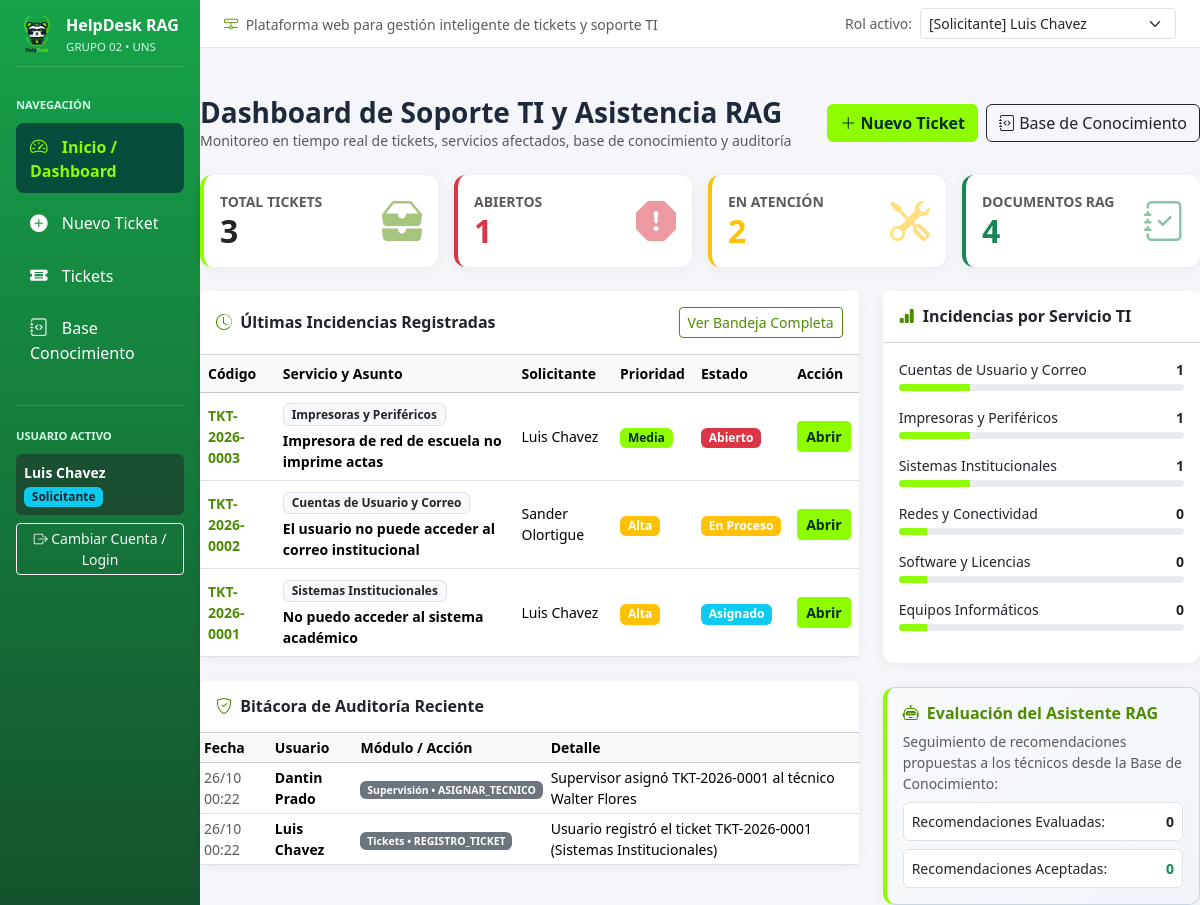
/index.php (signed in), run on the app's committed database.
### tables this page shows
CREATE TABLE usuarios (
    id_usuario INT AUTO_INCREMENT PRIMARY KEY,
    id_rol INT NOT NULL,
    codigo_institucional VARCHAR(20) NOT NULL UNIQUE,
    nombre_completo VARCHAR(120) NOT NULL,
    email VARCHAR(120) NOT NULL UNIQUE,
    password_hash VARCHAR(255) NOT NULL,
    dependencia_oficina VARCHAR(100) NOT NULL,
    especialidad_ti VARCHAR(100) NULL,
    activo TINYINT(1) NOT NULL DEFAULT 1,
    creado_en TIMESTAMP DEFAULT CURRENT_TIMESTAMP,
    CONSTRAINT fk_usuarios_rol FOREIGN KEY (id_rol) REFERENCES roles(id_rol)
        ON UPDATE CASCADE ON DELETE RESTRICT
);

CREATE TABLE roles (
    id_rol INT AUTO_INCREMENT PRIMARY KEY,
    nombre VARCHAR(50) NOT NULL UNIQUE,
    descripcion VARCHAR(200) NOT NULL
);

CREATE TABLE tickets (
    id_ticket INT AUTO_INCREMENT PRIMARY KEY,
    codigo_ticket VARCHAR(25) NOT NULL UNIQUE,
    id_solicitante INT NOT NULL,
    id_tecnico_asignado INT NULL,
    id_supervisor_asignador INT NULL,
    id_servicio INT NOT NULL,
    id_categoria INT NOT NULL,
    id_prioridad INT NOT NULL,
    id_estado INT NOT NULL DEFAULT 1,
    asunto VARCHAR(180) NOT NULL,
    descripcion TEXT NOT NULL,
    diagnostico_tecnico TEXT NULL,
    solucion_aplicada TEXT NULL,
    fecha_registro TIMESTAMP DEFAULT CURRENT_TIMESTAMP,
    fecha_asignacion DATETIME NULL,
    fecha_resolucion DATETIME NULL,
    CONSTRAINT fk_ticket_solicitante FOREIGN KEY (id_solicitante) REFERENCES usuarios(id_usuario),
    CONSTRAINT fk_ticket_tecnico FOREIGN KEY (id_tecnico_asignado) REFERENCES usuarios(id_usuario),
    CONSTRAINT fk_ticket_supervisor FOREIGN KEY (id_supervisor_asignador) REFERENCES usuarios(id_usuario),
    CONSTRAINT fk_ticket_servicio FOREIGN KEY (id_servicio) REFERENCES servicios(id_servicio),
    CONSTRAINT fk_ticket_categoria FOREIGN KEY (id_categoria) REFERENCES categorias(id_categoria),
    CONSTRAINT fk_ticket_prioridad FOREIGN KEY (id_prioridad) REFERENCES prioridades(id_prioridad),
    CONSTRAINT fk_ticket_estado FOREIGN KEY (id_estado) REFERENCES estados(id_estado)
);

CREATE TABLE servicios (
    id_servicio INT AUTO_INCREMENT PRIMARY KEY,
    codigo_servicio VARCHAR(20) NOT NULL UNIQUE,
    nombre VARCHAR(100) NOT NULL UNIQUE,
    descripcion VARCHAR(255) NOT NULL,
    activo TINYINT(1) NOT NULL DEFAULT 1
);

CREATE TABLE prioridades (
    id_prioridad INT AUTO_INCREMENT PRIMARY KEY,
    nombre VARCHAR(40) NOT NULL UNIQUE,
    nivel_orden INT NOT NULL,
    sla_horas INT NOT NULL DEFAULT 24,
    color_badge VARCHAR(30) NOT NULL DEFAULT 'secondary'
);

CREATE TABLE estados (
    id_estado INT AUTO_INCREMENT PRIMARY KEY,
    nombre VARCHAR(40) NOT NULL UNIQUE,
    descripcion VARCHAR(150) NOT NULL,
    es_cerrado TINYINT(1) NOT NULL DEFAULT 0,
    color_badge VARCHAR(30) NOT NULL DEFAULT 'primary'
);

CREATE TABLE auditoria (
    id_auditoria INT AUTO_INCREMENT PRIMARY KEY,
    id_usuario INT NULL,
    modulo VARCHAR(60) NOT NULL,
    accion VARCHAR(80) NOT NULL,
    descripcion_evento TEXT NOT NULL,
    ip_origen VARCHAR(45) NOT NULL DEFAULT '127.0.0.1',
    fecha_evento TIMESTAMP DEFAULT CURRENT_TIMESTAMP,
    CONSTRAINT fk_auditoria_usuario FOREIGN KEY (id_usuario) REFERENCES usuarios(id_usuario) ON DELETE SET NULL
);

### src/index.php (the view, shortened to what the rows shown need)
<?php
require_once __DIR__ . '/includes/header.php';
$kpis = $pdo->query("
    SELECT
        COUNT(*) AS total_tickets,
        SUM(CASE WHEN id_estado = 1 THEN 1 ELSE 0 END) AS abiertos,
        SUM(CASE WHEN id_estado IN (2, 3) THEN 1 ELSE 0 END) AS en_atencion,
        SUM(CASE WHEN id_estado IN (4, 5) THEN 1 ELSE 0 END) AS resueltos
    FROM tickets
")->fetch();
$totalKB = $pdo->query("SELECT COUNT(*) FROM base_conocimiento WHERE activo = 1")->fetchColumn();
$ultimosTickets = $pdo->query("
    SELECT t.id_ticket, t.codigo_ticket, t.asunto, t.fecha_registro,
           u.nombre_completo AS solicitante, s.nombre AS servicio,
           p.nombre AS prioridad, p.color_badge AS color_prio,
           e.nombre AS estado, e.color_badge AS color_est
    FROM tickets t
    INNER JOIN usuarios u ON t.id_solicitante = u.id_usuario
    INNER JOIN servicios s ON t.id_servicio = s.id_servicio
    INNER JOIN prioridades p ON t.id_prioridad = p.id_prioridad
    INNER JOIN estados e ON t.id_estado = e.id_estado
    ORDER BY t.id_ticket DESC LIMIT 5
")->fetchAll();
$ultimosLogs = $pdo->query("
    SELECT a.modulo, a.accion, a.descripcion_evento, a.fecha_evento, u.nombre_completo
    FROM auditoria a
    LEFT JOIN usuarios u ON a.id_usuario = u.id_usuario
    ORDER BY a.id_auditoria DESC LIMIT 5
")->fetchAll();
?>
<div class="row g-3 mb-4">
    <div class="col-md-3">
        <div class="card kpi-card p-3 border-start border-primary border-4">
            <div class="d-flex justify-content-between align-items-center">
                <div>
                    <h2 class="fw-bold mb-0"><?= intval($kpis['total_tickets']) ?></h2>
                </div>
            </div>
        </div>
    </div>
    <div class="col-md-3">
        <div class="card kpi-card p-3 border-start border-danger border-4">
            <div class="d-flex justify-content-between align-items-center">
                <div>
                    <h2 class="fw-bold text-danger mb-0"><?= intval($kpis['abiertos']) ?></h2>
                </div>
            </div>
        </div>
    </div>
    <div class="col-md-3">
        <div class="card kpi-card p-3 border-start border-warning border-4">
            <div class="d-flex justify-content-between align-items-center">
                <div>
                    <h2 class="fw-bold text-warning mb-0"><?= intval($kpis['en_atencion']) ?></h2>
                </div>
            </div>
        </div>
    </div>
    <div class="col-md-3">
        <div class="card kpi-card p-3 border-start border-success border-4">
            <div class="d-flex justify-content-between align-items-center">
                <div>
                    <h2 class="fw-bold text-success mb-0"><?= intval($totalKB) ?></h2>
                </div>
            </div>
        </div>
    </div>
</div>
<div class="row g-4">
    <div class="col-lg-8">
        <div class="card mb-4">
            <div class="table-responsive">
                <table class="table table-hover align-middle mb-0">
                    <thead class="table-light small">
                        <tr>
                            <th>Código</th>
                            <th>Servicio y Asunto</th>
                            <th>Solicitante</th>
                            <th>Prioridad</th>
                            <th>Estado</th>
                            <th>Acción</th>
                        </tr>
                    </thead>
                    <tbody>
                        <?php foreach ($ultimosTickets as $t): ?>
                        <tr>
                            <td class="fw-bold text-primary small"><?= htmlspecialchars($t['codigo_ticket']) ?></td>
                            <td>
                                <span class="badge bg-light text-dark border"><?= htmlspecialchars($t['servicio']) ?></span>
                                <div class="fw-semibold small mt-1"><?= htmlspecialchars($t['asunto']) ?></div>
                            </td>
                            <td class="small"><?= htmlspecialchars($t['solicitante']) ?></td>
                            <td><span class="badge bg-<?= htmlspecialchars($t['color_prio']) ?>"><?= htmlspecialchars($t['prioridad']) ?></span></td>
                            <td><span class="badge bg-<?= htmlspecialchars($t['color_est']) ?>"><?= htmlspecialchars($t['estado']) ?></span></td>
                            <td>
                                <a href="detalle_ticket.php?id=<?= $t['id_ticket'] ?>" class="btn btn-sm btn-primary">Abrir</a>
                            </td>
                        </tr>
                        <?php endforeach; ?>
                    </tbody>
                </table>
            </div>
        </div>
        <div class="card">
            <div class="table-responsive">
                <table class="table table-sm align-middle mb-0 small">
                    <thead class="table-light">
                        <tr>
                            <th>Fecha</th>
                            <th>Usuario</th>
                            <th>Módulo / Acción</th>
                            <th>Detalle</th>
                        </tr>
                    </thead>
                    <tbody>
                        <?php foreach ($ultimosLogs as $log): ?>
                        <tr>
                            <td class="text-muted"><?= date('d/m H:i', strtotime($log['fecha_evento'])) ?></td>
                            <td class="fw-semibold"><?= htmlspecialchars($log['nombre_completo'] ?? 'Sistema') ?></td>
                            <td><span class="badge bg-secondary"><?= htmlspecialchars($log['modulo']) ?> • <?= htmlspecialchars($log['accion']) ?></span></td>
                            <td><?= htmlspecialchars($log['descripcion_evento']) ?></td>
                        </tr>
                        <?php endforeach; ?>
                    </tbody>
                </table>
            </div>
        </div>
    </div>
</div>
<?php require_once __DIR__ . '/includes/footer.php'; ?>

### src/includes/header.php (shortened to what the rows shown need)
<?php
require_once __DIR__ . '/../config/db.php';
$usuarioActual = $_SESSION['usuario'];
$perfilesDemo  = $pdo->query("
    SELECT u.id_usuario, u.nombre_completo, r.nombre AS rol
    FROM usuarios u
    INNER JOIN roles r ON u.id_rol = r.id_rol
    ORDER BY u.id_rol
")->fetchAll();
?>
<!DOCTYPE html>
<html lang="es">
<head>
    <link href="https://cdn.jsdelivr.net/npm/bootstrap@5.3.2/dist/css/bootstrap.min.css" rel="stylesheet">
    <link href="https://cdn.jsdelivr.net/npm/bootstrap-icons@1.11.3/font/bootstrap-icons.css" rel="stylesheet">
    <link href="assets/css/styles.css" rel="stylesheet">
</head>
<body>
<div class="container-fluid">
    <div class="row">
        <nav class="col-md-3 col-lg-2 d-md-block sidebar p-3">
            <div class="mt-4 pt-3 border-top border-secondary">
                <div class="mt-2 p-2 rounded bg-dark bg-opacity-50">
                    <div class="fw-semibold small text-white"><?= htmlspecialchars($usuarioActual['nombre_completo']) ?></div>
                    <span class="badge bg-info text-dark mt-1"><?= htmlspecialchars($usuarioActual['rol_nombre']) ?></span>
                </div>
            </div>
        </nav>
        <main class="col-md-9 ms-sm-auto col-lg-10 px-0">

### data on the page
usuarios: nombre_completo "Luis Chavez"
roles: nombre "Solicitante"
tickets: codigo_ticket "TKT-2026-0003", id_servicio.nombre "Impresoras y Periféricos", asunto "Impresora de red de escuela no imprime actas", id_solicitante.nombre_completo "Luis Chavez", id_prioridad.nombre "Media", id_estado.nombre "Abierto"
tickets: codigo_ticket "TKT-2026-0002", id_servicio.nombre "Cuentas de Usuario y Correo", asunto "El usuario no puede acceder al correo institucional", id_solicitante.nombre_completo "Sander Olortigue", id_prioridad.nombre "Alta", id_estado.nombre "En Proceso"
tickets: codigo_ticket "TKT-2026-0001", id_servicio.nombre "Sistemas Institucionales", asunto "No puedo acceder al sistema académico", id_solicitante.nombre_completo "Luis Chavez", id_prioridad.nombre "Alta", id_estado.nombre "Asignado"
auditoria: fecha_evento "26/10 00:22", id_usuario.nombre_completo "Dantin Prado", modulo "Supervisión", accion "ASIGNAR_TECNICO", descripcion_evento "Supervisor asignó TKT-2026-0001 al técnico Walter Flores"
auditoria: fecha_evento "26/10 00:22", id_usuario.nombre_completo "Luis Chavez", modulo "Tickets", accion "REGISTRO_TICKET", descripcion_evento "Usuario registró el ticket TKT-2026-0001 (Sistemas Institucionales)"

### other printed values
$kpis['total_tickets'] "3"
$kpis['abiertos'] "1"
$kpis['en_atencion'] "2"
$totalKB "4"
$ps['nombre'] "Cuentas de Usuario y Correo"
$ps['total'] "1"
$ps['nombre'] "Impresoras y Periféricos"
$ps['nombre'] "Sistemas Institucionales"
$ps['nombre'] "Redes y Conectividad"
$ps['total'] "0"
$ps['nombre'] "Software y Licencias"
$ps['nombre'] "Equipos Informáticos"
$evalRAG['total'] "0"
$evalRAG['aceptadas'] "0"
